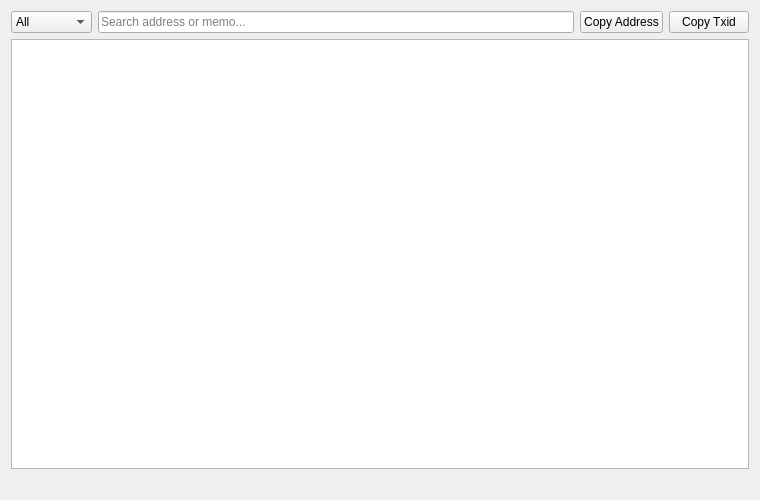
<?xml version="1.0" encoding="UTF-8"?>
<ui version="4.0">
 <class>ShieldedTransactionsPage</class>
 <widget class="QWidget" name="ShieldedTransactionsPage">
  <property name="geometry">
   <rect>
    <x>0</x>
    <y>0</y>
    <width>760</width>
    <height>500</height>
   </rect>
  </property>
  <layout class="QVBoxLayout" name="verticalLayout">
   <item>
    <layout class="QHBoxLayout" name="filterLayout">
     <item>
      <widget class="QComboBox" name="filterCombo">
       <property name="minimumWidth">
        <number>120</number>
       </property>
       <item>
        <property name="text">
         <string>All</string>
        </property>
       </item>
       <item>
        <property name="text">
         <string>Received</string>
        </property>
       </item>
       <item>
        <property name="text">
         <string>Spent</string>
        </property>
       </item>
      </widget>
     </item>
     <item>
      <widget class="QLineEdit" name="searchEdit">
       <property name="placeholderText">
        <string>Search address or memo...</string>
       </property>
      </widget>
     </item>
     <item>
      <widget class="QPushButton" name="copyAddressButton">
       <property name="text">
        <string>Copy Address</string>
       </property>
      </widget>
     </item>
     <item>
      <widget class="QPushButton" name="copyTxidButton">
       <property name="text">
        <string>Copy Txid</string>
       </property>
      </widget>
     </item>
    </layout>
   </item>
   <item>
    <widget class="QTableView" name="tableView">
     <property name="selectionMode">
      <enum>QAbstractItemView::SingleSelection</enum>
     </property>
     <property name="selectionBehavior">
      <enum>QAbstractItemView::SelectRows</enum>
     </property>
     <property name="sortingEnabled">
      <bool>true</bool>
     </property>
     <property name="alternatingRowColors">
      <bool>true</bool>
     </property>
    </widget>
   </item>
   <item>
    <widget class="QLabel" name="statusLabel">
     <property name="text">
      <string/>
     </property>
    </widget>
   </item>
  </layout>
 </widget>
 <resources/>
 <connections/>
</ui>
